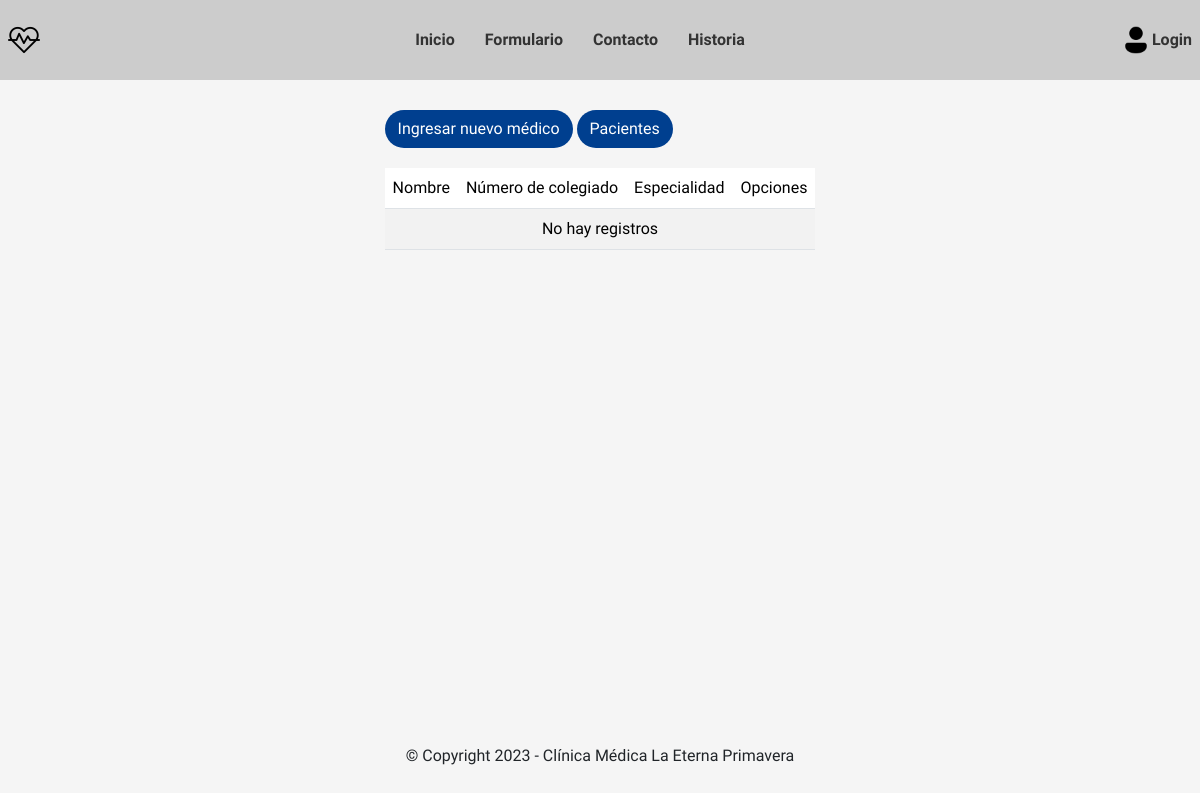
The app's page /medico, older data.
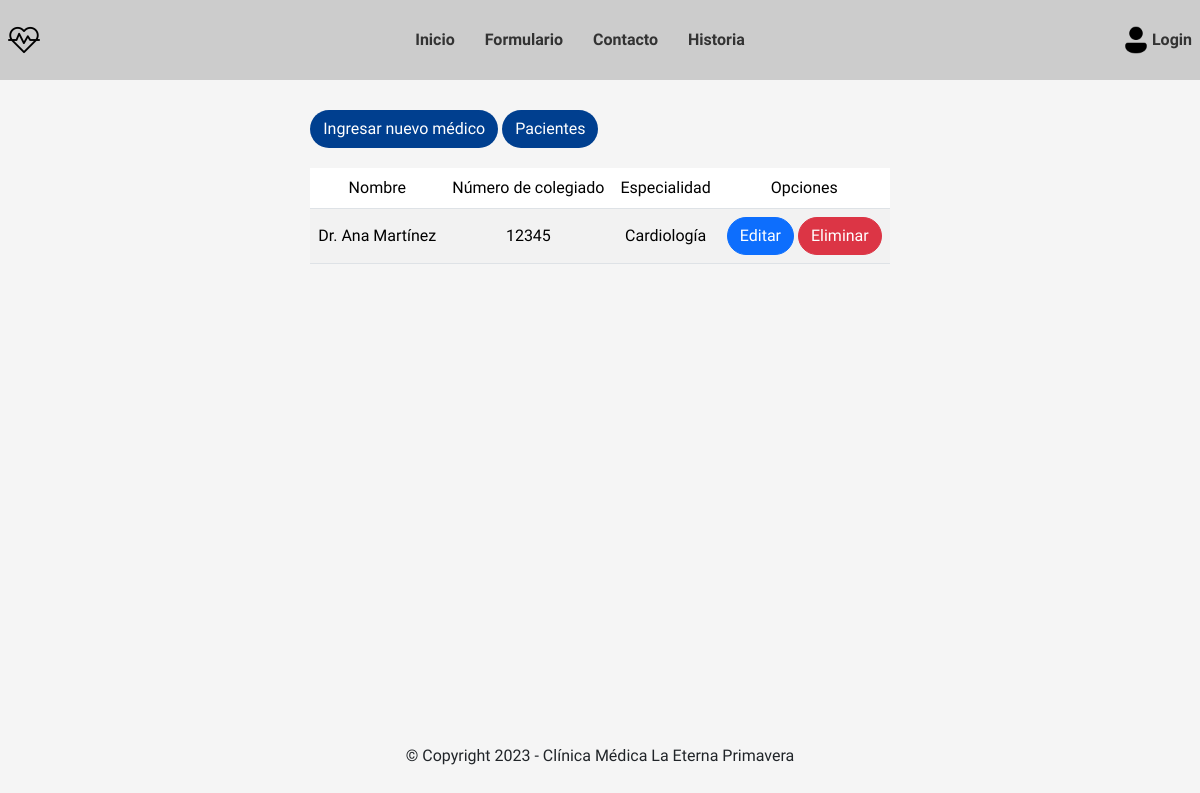
The same page, newer data.
### clinica/models.py (models this page shows, shortened)
class Medico(models.Model):
    nombre = models.CharField(max_length=128)
    numero_colegiado = models.CharField(max_length=64)
    especialidad = models.CharField(max_length=64)

### clinica/views.py (the view)
# urls.py: path('medico', views.MedicoListView.as_view(), name='medico-list'),
class MedicoListView(ListView):
    model = Medico
    template_name = 'clinica/medico/medico_list.html'

### templates/clinica/medico/medico_list.html
{% extends 'base.html' %}
{% block content %}
<div class="tabla-registro">
    <div class="container-btn">
        <a class="btn btn-medic" href="{% url 'clinica:medico-create' %}">Ingresar nuevo médico</a>
        <a class="btn btn-medic" href="{% url 'clinica:paciente-list' %}">Pacientes</a>
    </div>
    <div>
        <table class="table table-striped">
            <thead class="text-center align-middle">
                <tr>
                    <td>Nombre</td>
                    <td>Número de colegiado</td>
                    <td>Especialidad</td>
                    <td>Opciones</td>
                </tr>
            </thead>
            <tbody class="text-center align-middle">
                {% if object_list %}
                {% for medico in object_list %}
                <tr>
                    <td>{{medico.nombre}}</td>
                    <td>{{medico.numero_colegiado}}</td>
                    <td>{{medico.especialidad}}</td>
                    <td>
                        <a class="btn btn-primary" href="{% url 'clinica:medico-update' medico.id %}">Editar</a>
                        <a class="btn btn-danger" href="{% url 'clinica:medico-delete' medico.id %}">Eliminar</a>
                    </td>
                </tr>
                {% endfor %}
                {% else %}
                <tr>
                    <td colspan="5" class="text-center">No hay registros</td>
                </tr>
                {% endif %}
            </tbody>
        </table>
    </div>
</div>
{% endblock content %}

Row changes from the older to the newer data that the page shows:
added Medico: nombre "Dr. Ana Martínez", numero_colegiado "12345", especialidad "Cardiología"
Text that changed along with them:
text no longer shown: "No hay registros"
